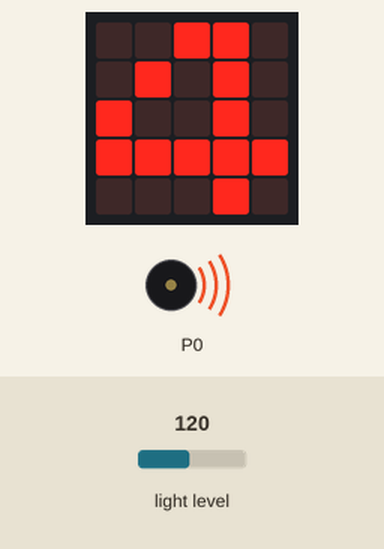
A program run on a simulated BBC micro:bit running MicroPython. Parts: the board's 5×5 LED display, buzzer (waves = sounding). The inputs (shaded band) are chosen by the test bench; at power-on: light level 120.

Above: at 0.76 s.
1.3 s: light level set to 55
At 1.68 s:
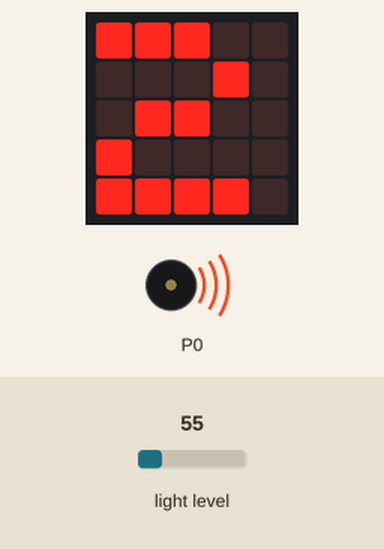
3.0 s: light level set to 47
At 4.8 s:
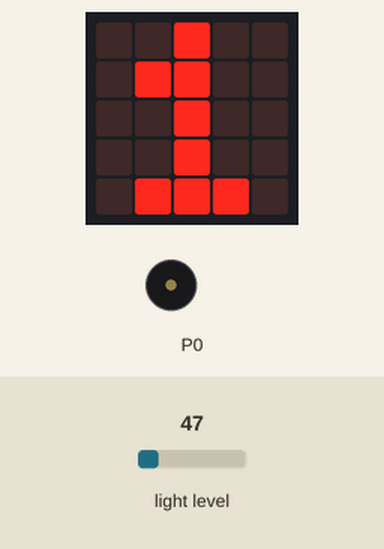
5.5 s: light level set to 5
At 6.5 s:
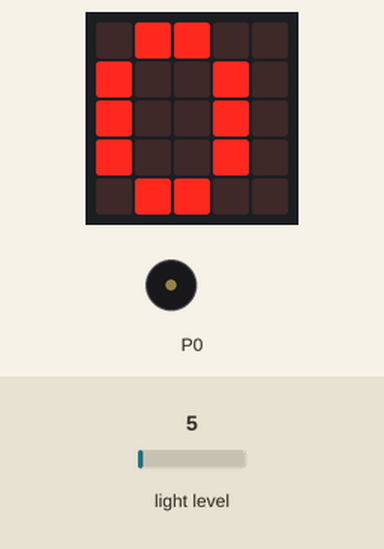
Timing chart, 0 to 13.5 s (numbered marks = the images above; inputs shaded):
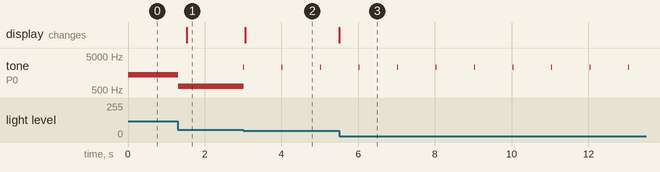

Measured:
- the behaviour switches between 51 and 50 on light level (found by bisection; images 1 and 2)
- after the input at 1.3 s, tone on P0: 1411 Hz → 647 Hz at once; the display: changes after 0.23 s (image 1)
- after the input at 3.0 s, tone on P0: alternates 2352 Hz for 0.02 s and silent for 0.98 s, starting at once; the display: changes after 0.06 s (image 2)
- after the input at 5.5 s, the display: changes at once (image 3)

The program:

light_detector.py
```python
from microbit import *

speaker.on()

adjusted_level = 10/255
def play_warning(level):
    level_adjusted_freq = 3000/255 # max light is 3000 Hz
    freq = int(level_adjusted_freq*level)
    sound = audio.SoundEffect(freq_start=freq, freq_end=freq, duration=20)
    audio.play(sound)

prev_time = running_time()
while True:
    level = display.read_light_level()
    display.show(int(level * adjusted_level))
    if level > 50:
        play_warning(level)
    elif running_time() > prev_time + 1000:
        prev_time = running_time()
        play_warning(200)
```
